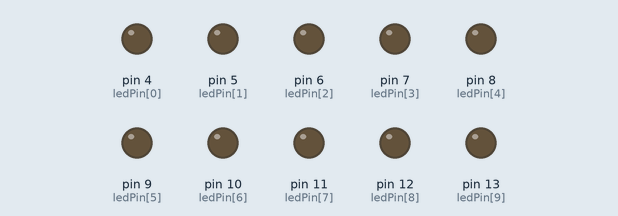
Simulated run of this sketch. Board: Arduino Uno, built with avr-gcc and run on an emulated ATmega328P. Parts: output pins drawn as LEDs (lit = HIGH).

Above: at 0.05 s.
At 0.55 s:
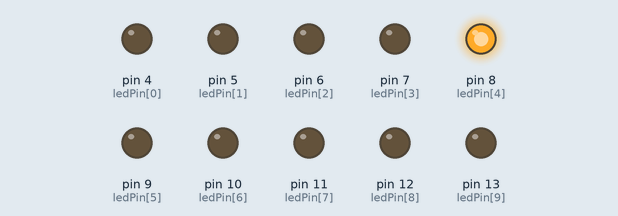
At 1.06 s:
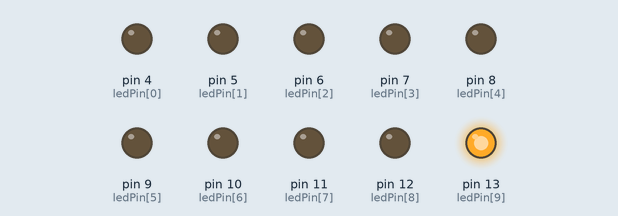
At 2.07 s:
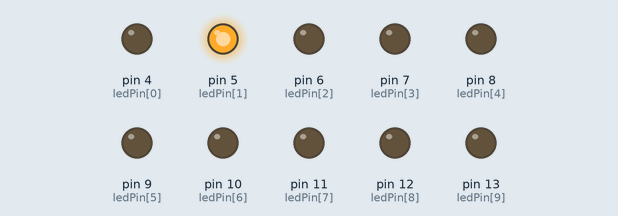
At 3.08 s:
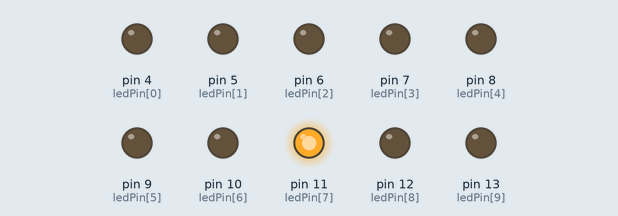
At 4.09 s:
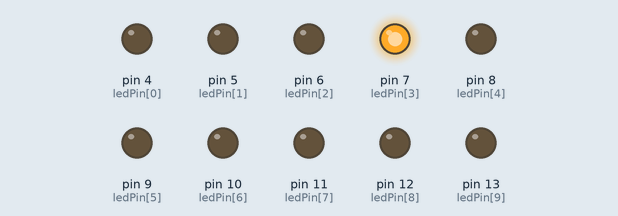
Timing chart, 0 to 4.4 s (numbered marks = the images above):
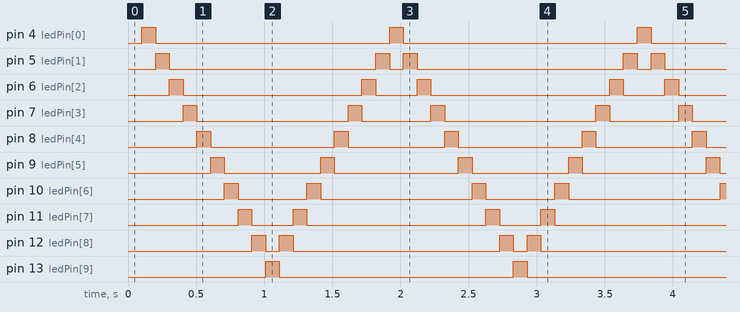

Measured:
- by itself, pin 4 (ledPin[0]), pin 13 (ledPin[9]): alternates HIGH for 0.10 s and LOW for 1.7 s
- by itself, pin 5 (ledPin[1]): repeats every 1.8 s: LOW 1.5 s, HIGH 0.10 s, LOW 0.10 s, HIGH 0.10 s
- by itself, pin 6 (ledPin[2]): repeats every 1.8 s: LOW 1.3 s, HIGH 0.10 s, LOW 0.30 s, HIGH 0.10 s
- by itself, pin 7 (ledPin[3]): repeats every 1.8 s: LOW 1.1 s, HIGH 0.10 s, LOW 0.51 s, HIGH 0.10 s
- by itself, pin 8 (ledPin[4]): repeats every 1.8 s: LOW 0.91 s, HIGH 0.10 s, LOW 0.71 s, HIGH 0.10 s
- by itself, pin 9 (ledPin[5]): repeats every 1.8 s: LOW 0.71 s, HIGH 0.10 s, LOW 0.91 s, HIGH 0.10 s
- by itself, pin 10 (ledPin[6]): repeats every 1.8 s: LOW 0.50 s, HIGH 0.10 s, LOW 1.1 s, HIGH 0.10 s
- by itself, pin 11 (ledPin[7]): repeats every 1.8 s: LOW 0.30 s, HIGH 0.10 s, LOW 1.3 s, HIGH 0.10 s

The sketch:

LED_Car_Chase_Effect.ino
```cpp
//LED Police Car Chase Effect

byte ledPin [] = {4, 5, 6, 7, 8, 9, 10, 11, 12, 13};
int ledDelay(100);
int direction = 1;
int currentLED = 0;
unsigned long changeTime;

void setup()
{
  for(int x=0; x<10; x++)
  {
    pinMode(ledPin[x], OUTPUT);
  }
  changeTime = millis();
}

void loop()
{
  if((millis() - changeTime)> ledDelay)
  {
    changeLED();
    changeTime = millis();
  }

}
void changeLED()
{
  for (int x=0; x<10; x++)
  {
    digitalWrite(ledPin[x], LOW);
  }
  digitalWrite(ledPin[currentLED], HIGH);
  currentLED += direction;
  if (currentLED == 9)
  {
    direction =-1 ;
  }
  if (currentLED == 0)
  {
    direction = 1;
  }

}
```
